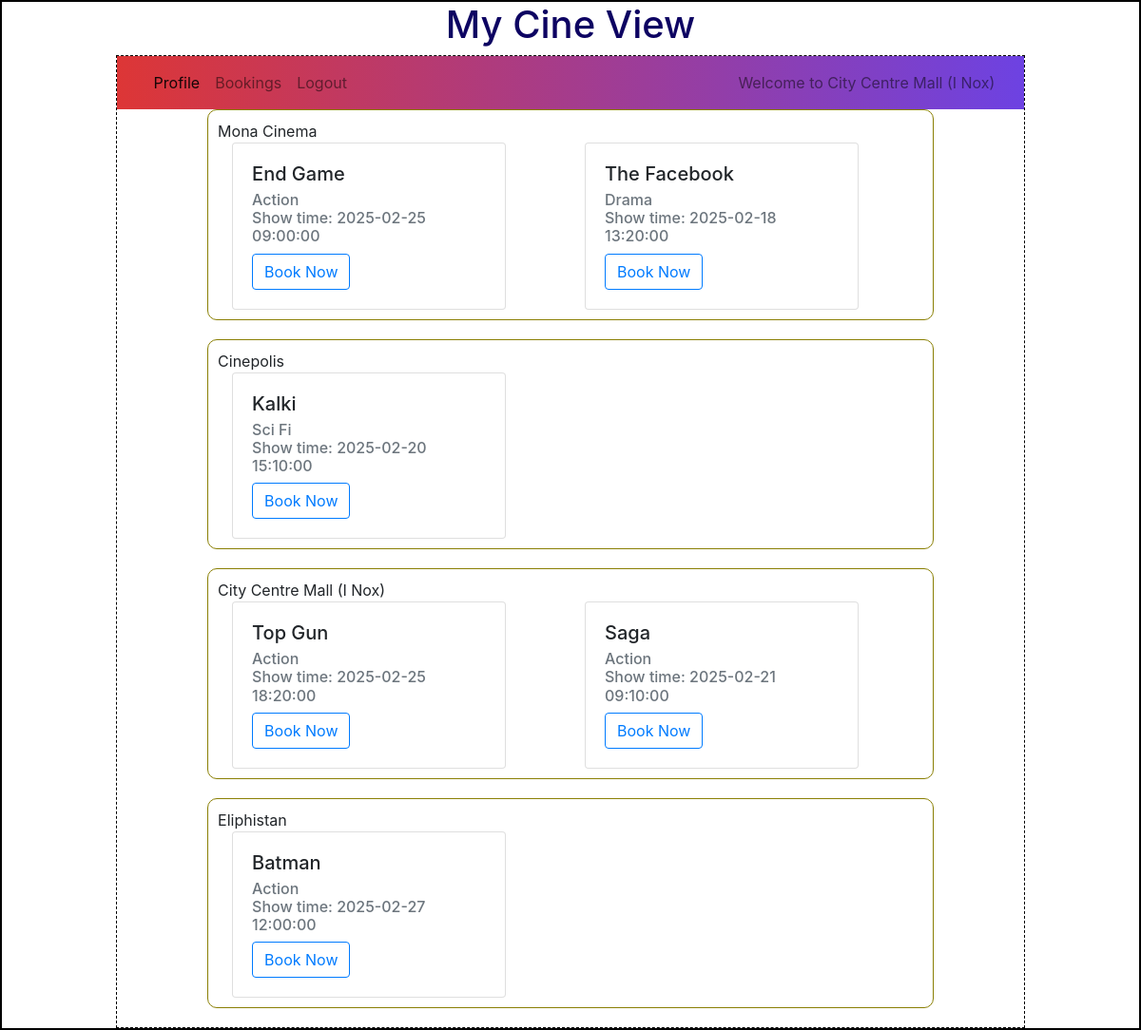
Page /user/3/City Centre Mall (I Nox) on the committed database.
### backend/models.py (models this page shows)
class Theatre(db.Model):
    __tablename__="theatre"
    id=db.Column(db.Integer,primary_key=True)
    name=db.Column(db.String,nullable=False)
    location=db.Column(db.String,nullable=False)
    pin_code=db.Column(db.Integer,nullable=False)
    capacity=db.Column(db.Integer,nullable=False)
    venue_pic_url=db.Column(db.String,nullable=True,default="None")
    shows=db.relationship("Show",cascade="all,delete",backref="theatre",lazy=True) # Theater can access all of Its shows

class Show(db.Model):
    __tablename__="show"
    id=db.Column(db.Integer,primary_key=True)
    name=db.Column(db.String,nullable=False)
    tags=db.Column(db.String,nullable=False)
    rating=db.Column(db.Integer,default=0)
    tkt_price=db.Column(db.Float,default=0.0)
    date_time=db.Column(db.DateTime,nullable=False)
    theatre_id=db.Column(db.Integer, db.ForeignKey("theatre.id"),nullable=False)
    tickets=db.relationship("Ticket",cascade="all,delete",backref="show",lazy=True) # Shows can access Its tickets

### backend/controllers.py (the view)
@app.route("/user/<id>/<name>")
def user_dashboard(id,name):
    theatres=get_theatres()
    dt_time_now=datetime.today().strftime("%Y-%m-%dT%H:%M")
    dt_time_now=datetime.strptime(dt_time_now,"%Y-%m-%dT%H:%M")
    return render_template("user_dashboard.html",uid=id,name=name,theatres=theatres,dt_time_now=dt_time_now)

### backend/controllers.py (called while the page is built)
def get_theatres():
    theatres=Theatre.query.all()
    return theatres

### templates/user_dashboard.html
{%extends "user_layout.html"%}
{%block content%}
        {%if theatres%}
                {%for theatre in theatres%}
                {%if theatre.shows%}
                    <div class="outer_box">
                        {{theatre.name}}
                            <div class="container">
                                <div class="row">
                                    {%for show in theatre.shows%}
                                    {%if show.date_time >= dt_time_now%}
                                        <div class="col">
                                            <div class="card" style="width: 18rem;">
                                                <div class="card-body">
                                                    <h5 class="card-title">{{show.name}}</h5>
                                                    <h6 class="card-subtitle mb-2 text-muted">{{show.tags}} <br>Show time: {{show.date_time}}</h6>
                                                    <a href="/book_ticket/{{uid}}/{{show.id}}/{{name}}" type="button" class="btn btn-outline-primary">Book Now</a>
                                                </div>
                                            </div>
                                        </div>
                                    {%endif%}
                                    {%endfor%}
                                </div>
                            </div>
                    </div>
                {%endif%}
                {%endfor%}
        {%else%}
                <h3 class="center">Sorry, no theatres available!!!</h3>
        {%endif%}
{%endblock%}

### templates/user_layout.html (shortened to what this page needs)
<!DOCTYPE html>
<html lang="en">
    <head>
        <link rel="stylesheet" href="/static/styles/main.css">
        <link rel="stylesheet" href="https://cdn.jsdelivr.net/npm/bootstrap@4.0.0/dist/css/bootstrap.min.css">
    </head>
    <body>
        <div class="my_container">
            <div class="center"><h1>My Cine View</h1></div>
            <div class="my_panel">
                <nav class="navbar navbar-expand-lg navbar-light" style="background-image: linear-gradient(to right, rgb(221, 54, 54),rgb(109, 66, 226));">
                    <div class="container-fluid">
                        <div class="collapse navbar-collapse d-flex justify-content-between" id="navbarText">
                            <ul class="navbar-nav mb-2 mb-lg-0">
                                <li class="nav-item">
                                    <a class="nav-link active" aria-current="page" href="#">Profile</a>
                                </li>
                                <li class="nav-item">
                                    <a class="nav-link" href="#">Bookings</a>
                                </li>
                                <li class="nav-item">
                                    <a class="nav-link" href="/login">Logout</a>
                                </li>
                            </ul>
                            <span class="navbar-text">
                                Welcome to {{name}}
                            </span>
                        </div>
                    </div>
                </nav>
                {%block content%}{%endblock%}
            </div>
        </div>
    </body>
</html>

### static/styles/main.css (style rules this page uses)
* { margin:0px; }
.my_container { border: 2px solid black }
.my_panel { width: 80%; margin: auto; height: auto; border: 1px dashed black; }
.outer_box { border: 1px solid rgb(138, 127, 4); margin-top: 20px; margin: auto; padding: 10px; width: 80%; border-radius: 10px; margin-bottom: 20px; }
.center { text-align: center; margin: auto; color: rgb(13, 3, 98); }

### rows in the picture
Theatre: name "City Centre Mall (I Nox)"
Theatre: name "Mona Cinema"
Show: name "End Game", tags "Action", date_time "2025-02-25 09:00:00"
Show: name "The Facebook", tags "Drama", date_time "2025-02-18 13:20:00"
Theatre: name "Cinepolis"
Show: name "Kalki", tags "Sci Fi", date_time "2025-02-20 15:10:00"
Show: name "Top Gun", tags "Action", date_time "2025-02-25 18:20:00"
Show: name "Saga", tags "Action", date_time "2025-02-21 09:10:00"
Theatre: name "Eliphistan"
Show: name "Batman", tags "Action", date_time "2025-02-27 12:00:00"
